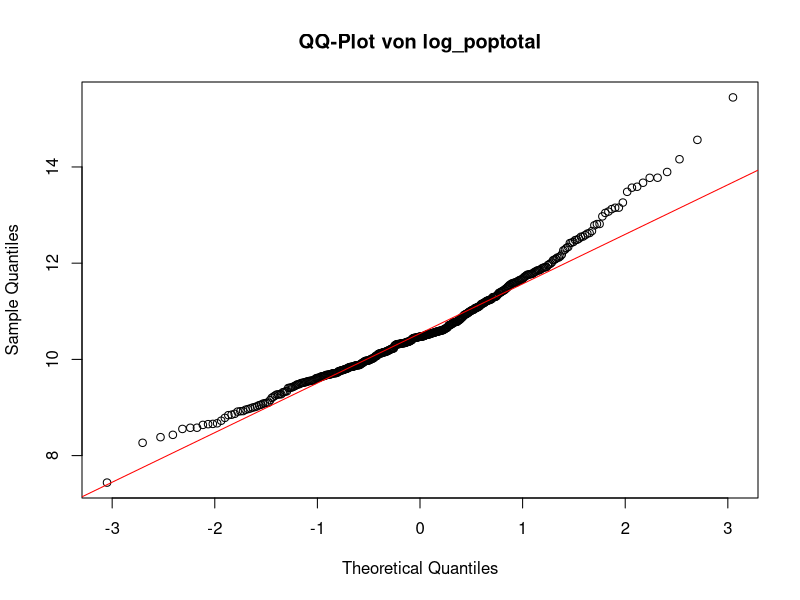
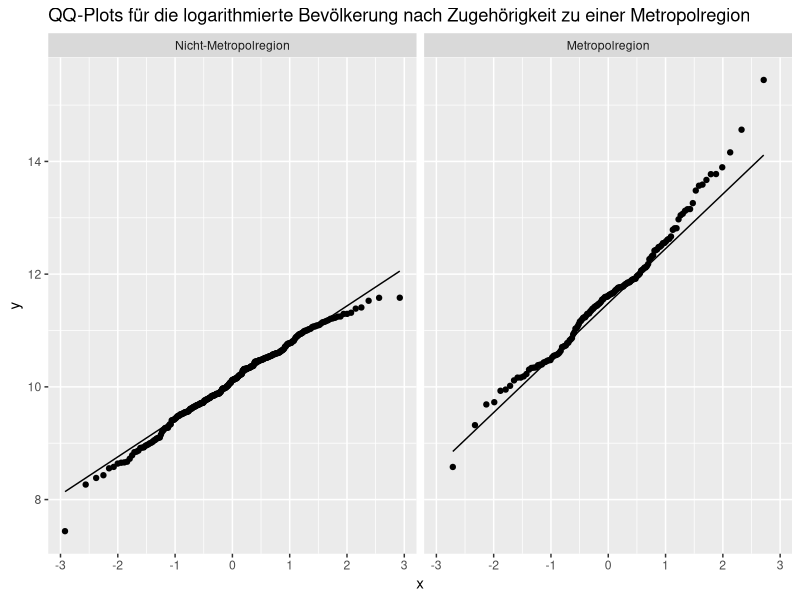
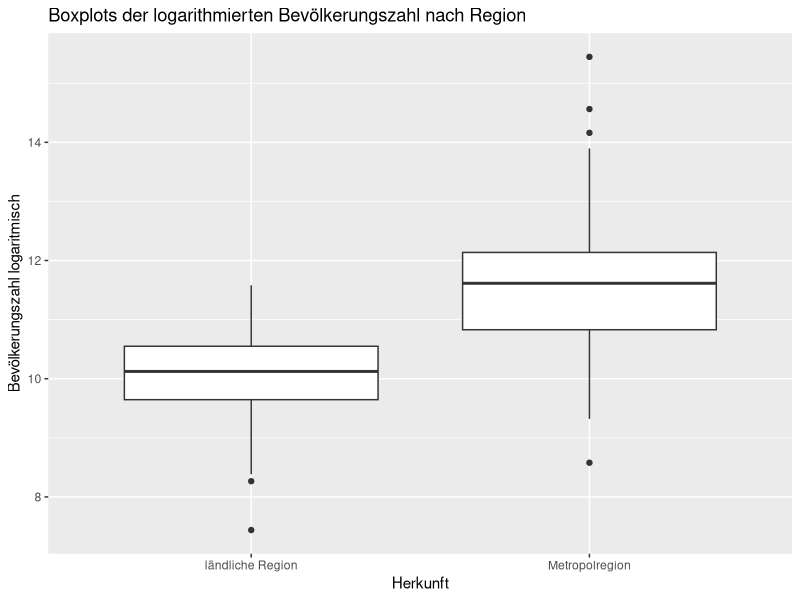
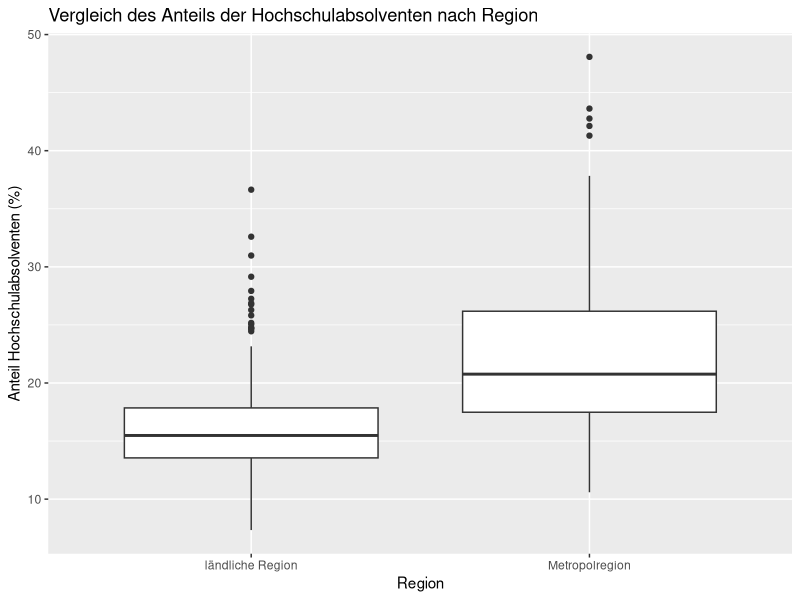

Write R code to recreate these figures, in order.
## ---- chunk 1
library(ggplot2)
data(midwest)
## ---- chunk 2
midwest$log_poptotal <- log(midwest$poptotal)
## ---- chunk 3
qqnorm(midwest$log_poptotal, main = "QQ-Plot von log_poptotal")
qqline(midwest$log_poptotal, col = "red")

## ---- chunk 4
print(ggplot(midwest, aes(sample = log_poptotal)) +
  stat_qq() +
  stat_qq_line() +
  facet_grid(cols = vars(inmetro), labeller = labeller(inmetro = c("0" = "Nicht-Metropolregion", "1" = "Metropolregion"))) +
  labs(title = "QQ-Plots für die logarithmierte Bevölkerung nach Zugehörigkeit zu einer Metropolregion"))
## ---- chunk 5
#Boxplots
print(ggplot(midwest, aes(x = as.factor(inmetro), y = log_poptotal)) +
        geom_boxplot() +
        labs(x = "Herkunft", y = "Bevölkerungszahl logaritmisch", 
             title = "Boxplots der logarithmierten Bevölkerungszahl nach Region") +
        scale_x_discrete(labels = c("0" = "ländliche Region", "1" = "Metropolregion")))
## ---- chunk 6
alpha <- 0.05
## ---- chunk 7
t_test_ergebnis <- t.test(log_poptotal ~ inmetro, data = midwest)
print(t_test_ergebnis)
## ---- chunk 8
entscheidung <- ifelse(t_test_ergebnis$p.value < alpha, 
                   "H0 wird abgelehnt", 
                   "H0 kann nicht abgelehnt werden")
cat("Entscheidung:", entscheidung, "\n")
## ---- chunk 9
cat("Interpretation: ", ifelse(t_test_ergebnis$p.value < alpha,
                               "Es gibt einen statistisch signifikanten Unterschied zwischen den 
                                mittleren logarithmierten Bevölkerungszahlen in Metropolregionen und
                                ländlichen Regionen.",
                               "Es gibt keinen statistisch signifikanten Unterschied zwischen den
                                mittleren logarithmierten Bevölkerungszahlen in Metropolregionen und
                                ländlichen Regionen."), "\n")
## ---- chunk 10
print(ggplot(midwest, aes(x = as.factor(inmetro), y = percollege)) +
  geom_boxplot() +
  labs(x = "Region", y = "Anteil Hochschulabsolventen (%)",
       title = "Vergleich des Anteils der Hochschulabsolventen nach Region") +
  scale_x_discrete(labels = c("0" = "ländliche Region", "1" = "Metropolregion")))
## ---- chunk 11
wilcoxon_test <- wilcox.test(percollege ~ inmetro, data = midwest)
print(wilcoxon_test)
## ---- chunk 12
if (wilcoxon_test$p.value < alpha) {
  cat("Der p-Wert von", wilcoxon_test$p.value, "ist kleiner als das Signifikanzniveau von", alpha, ".\n",
      "Daher lehnen wir die Nullhypothese ab. Es gibt einen statistisch signifikanten\n",
      "Unterschied im Anteil der Hochschulabsolventen zwischen städtischen und ländlichen Regionen.")
} else {
  cat("Der p-Wert von", wilcoxon_test$p.value, "ist größer als das Signifikanzniveau von", alpha, ".\n",
      "Daher können wir die Nullhypothese nicht ablehnen. Es gibt keinen statistisch signifikanten\n",
      "Unterschied im Anteil der Hochschulabsolventen zwischen städtischen und ländlichen Regionen.")
}
## ---- chunk 13
midwest$is_poor <- ifelse(midwest$percbelowpoverty >= 15, 1, 0)
## ---- chunk 14
Vier_Felder <- xtabs(~ midwest$is_poor + midwest$inmetro)
print(Vier_Felder)
## ---- chunk 15
TestRes <- chisq.test(midwest$is_poor, midwest$inmetro)
print(TestRes)
